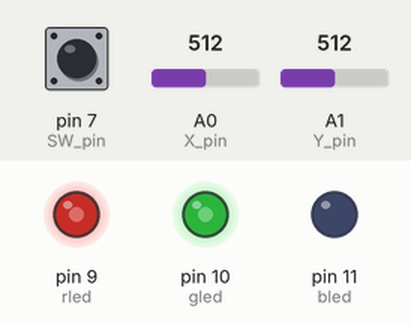
This sketch was run on a simulated Arduino Uno, built with avr-gcc and run on an emulated ATmega328P. Shown: output pins drawn as LEDs (lit = HIGH). Inputs (shaded band) come from the test bench; at power-on: A0 (X_pin) = 512, A1 (Y_pin) = 512, pin 7 (SW_pin) HIGH.

Above: at 1.2 s.
1.3 s: A0 (X_pin) set to 716
At 1.8 s:
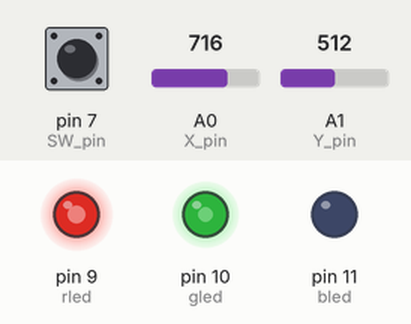
2.8 s: A1 (Y_pin) set to 716
At 3.2 s:
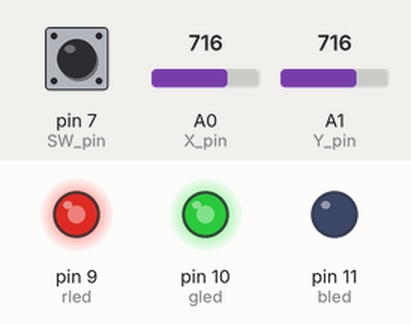
4.3 s: pin 7 (SW_pin) pulled LOW for 1 s
At 5.9 s:
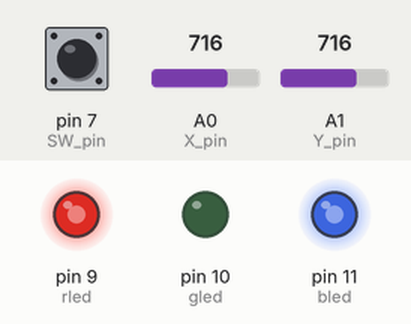
6.8 s: A0 (X_pin) set to 900
At 7.3 s:
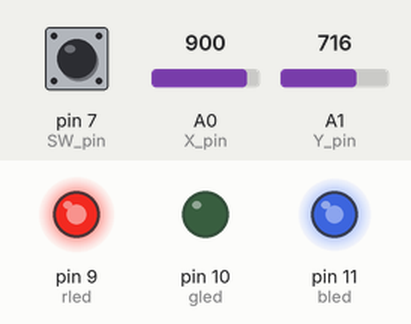
8.3 s: pin 7 (SW_pin) pulled LOW for 0.15 s
At 8.9 s:
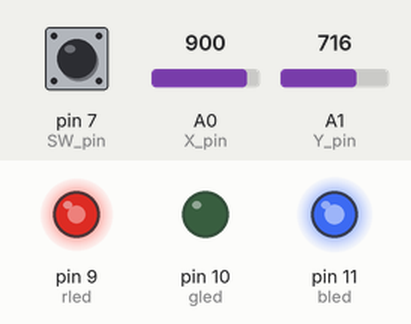
9.9 s: A1 (Y_pin) set to 900
At 10.8 s:
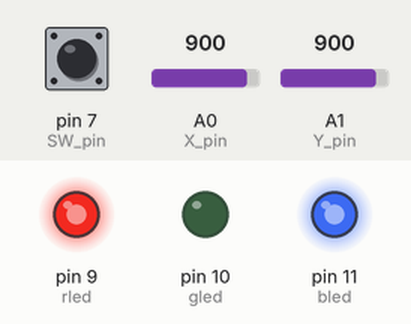
Timing chart, 0 to 12.4 s (numbered marks = the images above; inputs shaded):
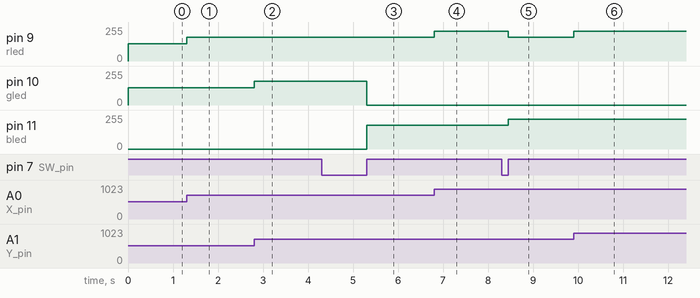

The sketch:

rgb_joystick.ino
```cpp
// Arduino pin numbers
const int SW_pin = 7; // digital pin connected to switch output
const int X_pin = A0; // analog pin connected to X output
const int Y_pin = A1; // analog pin connected to Y output

const int rled = 9;
const int gled = 10;
const int bled = 11;

void setup() {
    pinMode(SW_pin, INPUT);
    pinMode(rled, INPUT);
    pinMode(gled, INPUT);
    pinMode(bled, INPUT);
    digitalWrite(rled, LOW);
    digitalWrite(gled, LOW);
    digitalWrite(bled, LOW);
    digitalWrite(SW_pin, HIGH);
    Serial.begin(115200);
}


int xval = 0, yval = 0;
int sw_stat = 0, combo = 0;
void loop() {
    xval = analogRead(X_pin); //these are on range [0,1023]
    yval = analogRead(Y_pin);
    sw_stat = digitalRead(SW_pin);// LOW or HIGH
    if (sw_stat == LOW) {
        combo = (combo + 1) % 6;
        return;
    }

    int delta1 = xval / 4;
    int delta2 = yval / 4;
    int dpin1, dpin2, clearpin;

    switch (combo) {
    case 0:
        dpin1 = rled;
        dpin2 = gled;
        clearpin = bled;
        break;
    case 1:
        dpin1 = rled;
        dpin2 = bled;
        clearpin = gled;
        break;
    case 2:
        dpin1 = bled;
        dpin2 = gled;
        clearpin = rled;
        break;
    case 3:
        dpin1 = bled;
        dpin2 = rled;
        clearpin = gled;
        break;
    case 4:
        dpin1 = gled;
        dpin2 = rled;
        clearpin = bled;
        break;
    case 5:
        dpin1 = gled;
        dpin2 = bled;
        clearpin = rled;
        break;
    }

    analogWrite(dpin1, delta1);
    analogWrite(dpin2, delta2);
    analogWrite(clearpin, 0);
    delay(10);
}
```

Measured:
- after the input at 1.3 s, pin 9 (rled): 128/255 → 179/255 at once
- after the input at 2.8 s, pin 10 (gled): 128/255 → 179/255 at once
- after the input at 4.3 s, pin 10 (gled): 179/255 → 0/255 after 1.0 s; pin 11 (bled): 0/255 → 179/255 after 1.0 s
- after the input at 6.8 s, pin 9 (rled): 179/255 → 225/255 at once
- after the input at 8.3 s, pin 9 (rled): 225/255 → 179/255 after 0.15 s; pin 11 (bled): 179/255 → 225/255 after 0.15 s
- after the input at 9.9 s, pin 9 (rled): 179/255 → 225/255 at once
